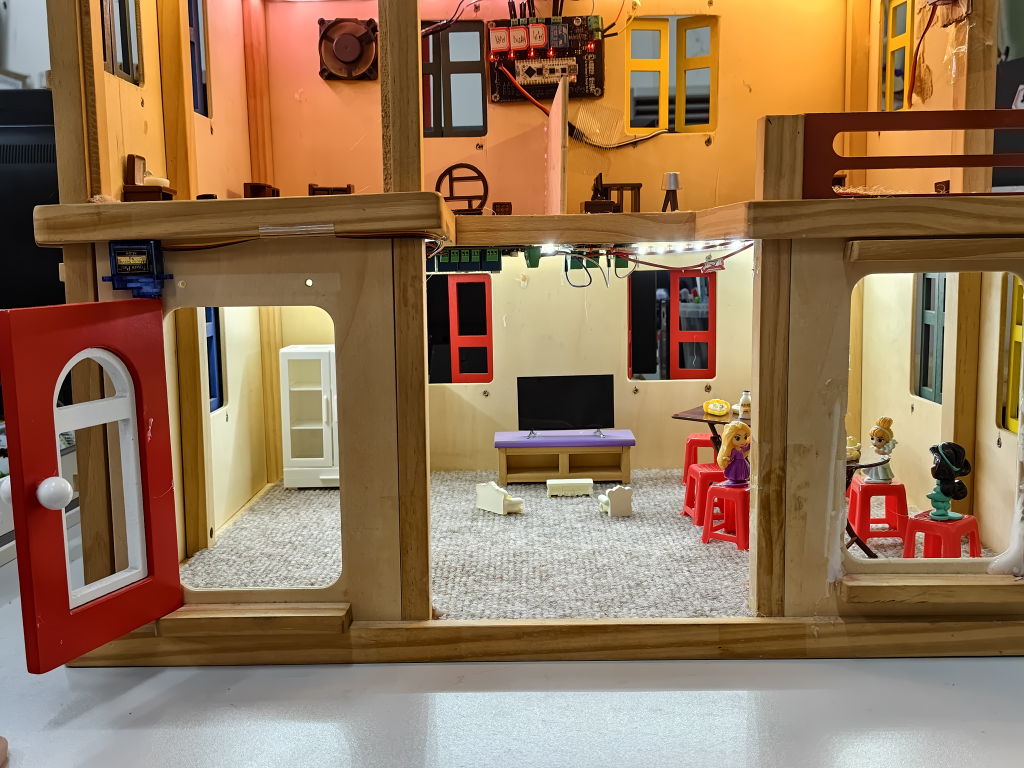
#> input picture PPT/output/image/三楼.jpg, 4096 x 3072 px, given in place of ESP32P4中控.jpg, which was not available (shown at 1/4 size)
$ python prepare_images.py
#> lines starting #> are read from the running program, lines starting #| are printed output that depends on the picture; pictures that were not available may be replaced by others from this repository, and a replacement may not be noted
"""
prepare_images.py
将 output/image/ 下的真实照片复制到 images/ 目录,并去除水印。
P4-P7 已改为纯文字页,不再使用 UI 截图。
只需要处理 P1-P3 用到的图片:
  - 01_house_full.jpg: 房子完整图片(无水印,直接复制)
  - 02_house_floor_detail.jpg: 一楼局部(无水印,直接复制)
  - 03_esp32p4_lvgl_chat.jpg: P4中控照片(裁掉顶部外框含水印)
  - 04_pcb_board.jpg: 自研PCB(裁掉右侧水印)
  - 05_slave_board.jpg: 二楼/S3从机(无水印,直接复制)
"""
from PIL import Image, ImageDraw
import pathlib
import shutil

ROOT = pathlib.Path(__file__).parent.parent
SRC = ROOT / "output" / "image"
DST = ROOT / "images"
DST.mkdir(exist_ok=True)

def main():
    for f in DST.glob("*"):
        if f.is_file():
            f.unlink()

    # 1. 房子完整图片(3072x4096竖图) - 直接复制
    shutil.copy(SRC / "房子完整图片.jpg", DST / "01_house_full.jpg")
    print("OK: 01_house_full.jpg (direct copy)")

    # 2. 一楼局部(1706x1279) - 直接复制(无水印)
    shutil.copy(SRC / "一楼.jpg", DST / "02_house_floor_detail.jpg")
    print("OK: 02_house_floor_detail.jpg (direct copy)")

    # 3. ESP32P4中控(1440x1080) - 裁掉顶部220px外框+水印,底部30px
    img = Image.open(SRC / "ESP32P4中控.jpg").convert("RGB")
#> img is the input picture: PIL image 4096x3072 RGB; mean R, G, B 148, 116.8, 86.8
    w, h = img.size
#> w = 4096; h = 3072
    img = img.crop((0, 220, w, h - 30))
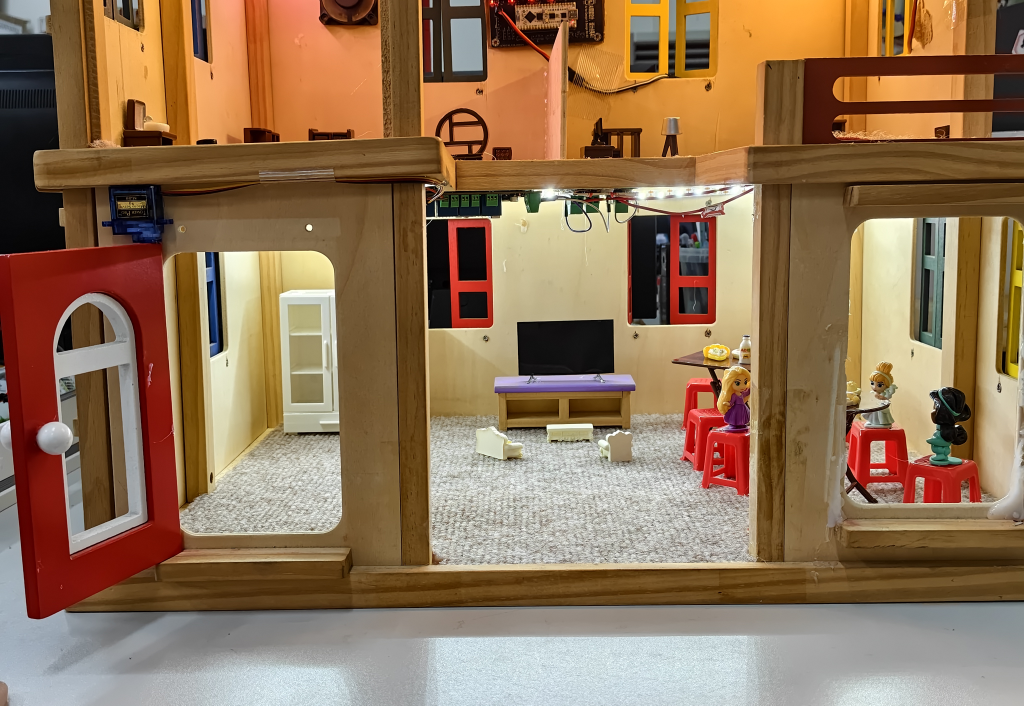
#> img: PIL image 4096x2822 RGB (shown at 1/4 size); mean R, G, B 145.2, 115.4, 86.5
    img.save(DST / "03_esp32p4_lvgl_chat.jpg", "JPEG", quality=92)
    print(f"OK: 03_esp32p4_lvgl_chat.jpg {img.size}")
#| OK: 03_esp32p4_lvgl_chat.jpg (4096, 2822)

    # 4. 自研PCB(4096x3072) - 裁掉右侧26%水印
    img = Image.open(SRC / "自研pcb.jpg").convert("RGB")
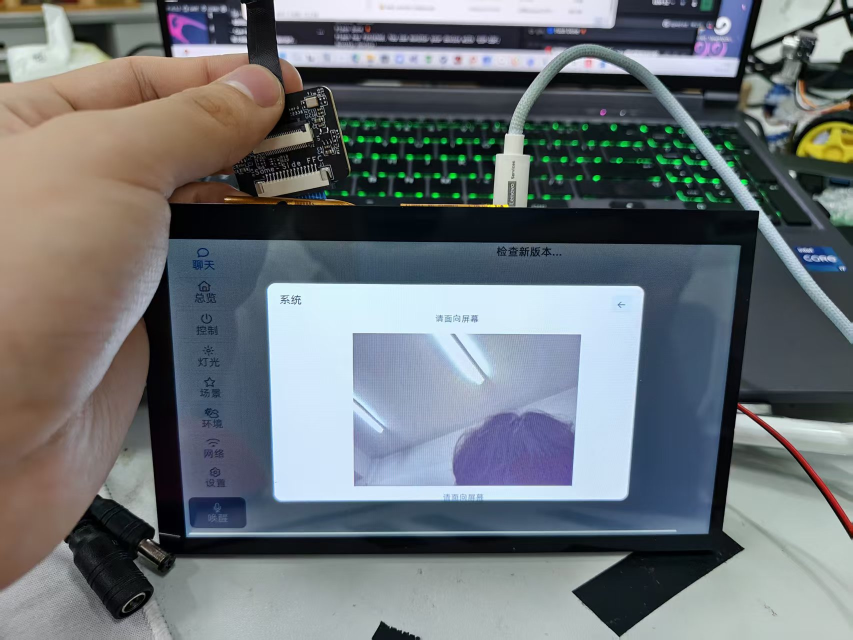
#> input picture PPT/output/image/人脸识别界面.jpg, 1706 x 1279 px, given in place of 自研pcb.jpg, which was not available (shown at 1/2 size)
#> img is the input picture: PIL image 1706x1279 RGB; mean R, G, B 108.1, 114.1, 118.1
    w, h = img.size
#> w = 1706; h = 1279
    img = img.crop((0, 0, int(w * 0.74), h))
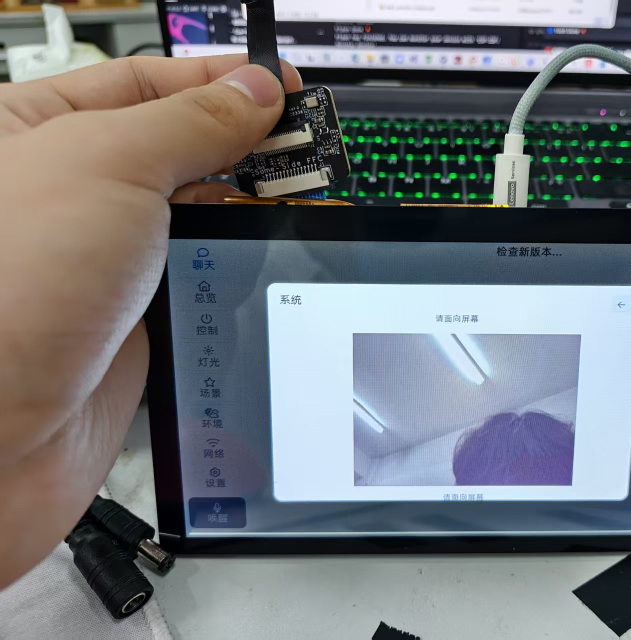
#> img: PIL image 1262x1279 RGB (shown at 1/2 size); mean R, G, B 114.5, 118.3, 122.4
    img.save(DST / "04_pcb_board.jpg", "JPEG", quality=92)
    print(f"OK: 04_pcb_board.jpg {img.size}")
#| OK: 04_pcb_board.jpg (1262, 1279)

    # 5. 二楼/S3从机(1706x1279) - 直接复制(无水印)
    shutil.copy(SRC / "二楼.jpg", DST / "05_slave_board.jpg")
    print("OK: 05_slave_board.jpg (direct copy)")

if __name__ == "__main__":
    main()
